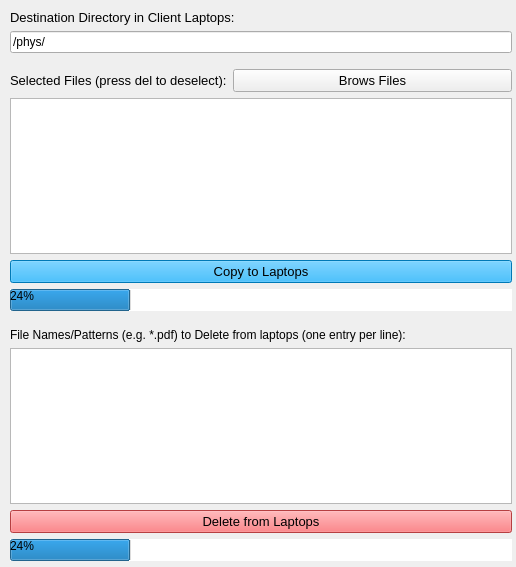
<?xml version="1.0" encoding="UTF-8"?>
<ui version="4.0">
 <class>Form</class>
 <widget class="QWidget" name="Form">
  <property name="geometry">
   <rect>
    <x>0</x>
    <y>0</y>
    <width>516</width>
    <height>567</height>
   </rect>
  </property>
  <property name="windowTitle">
   <string>Form</string>
  </property>
  <property name="styleSheet">
   <string notr="true">border-color: rgb(0, 0, 0);</string>
  </property>
  <widget class="QWidget" name="formLayoutWidget">
   <property name="geometry">
    <rect>
     <x>10</x>
     <y>10</y>
     <width>502</width>
     <height>551</height>
    </rect>
   </property>
   <layout class="QFormLayout" name="formLayout">
    <item row="0" column="0" colspan="2">
     <widget class="QLabel" name="label">
      <property name="font">
       <font>
        <pointsize>10</pointsize>
       </font>
      </property>
      <property name="text">
       <string>Destination Directory in Client Laptops:</string>
      </property>
     </widget>
    </item>
    <item row="1" column="0" colspan="2">
     <widget class="QLineEdit" name="lineEdit_destination_input">
      <property name="text">
       <string>/phys/</string>
      </property>
     </widget>
    </item>
    <item row="2" column="1">
     <spacer name="verticalSpacer">
      <property name="orientation">
       <enum>Qt::Vertical</enum>
      </property>
      <property name="sizeHint" stdset="0">
       <size>
        <width>20</width>
        <height>40</height>
       </size>
      </property>
     </spacer>
    </item>
    <item row="3" column="0">
     <widget class="QLabel" name="label_2">
      <property name="font">
       <font>
        <pointsize>10</pointsize>
       </font>
      </property>
      <property name="text">
       <string>Selected Files (press del to deselect):</string>
      </property>
     </widget>
    </item>
    <item row="3" column="1">
     <widget class="QPushButton" name="pushButton_browse">
      <property name="font">
       <font>
        <pointsize>10</pointsize>
       </font>
      </property>
      <property name="text">
       <string>Brows Files</string>
      </property>
     </widget>
    </item>
    <item row="4" column="0" colspan="2">
     <widget class="QListWidget" name="listWidget_selected_files_list"/>
    </item>
    <item row="5" column="0" colspan="2">
     <widget class="QPushButton" name="pushButton_copy">
      <property name="font">
       <font>
        <pointsize>10</pointsize>
       </font>
      </property>
      <property name="styleSheet">
       <string notr="true">background-color: rgb(0, 170, 255);</string>
      </property>
      <property name="text">
       <string>Copy to Laptops</string>
      </property>
     </widget>
    </item>
    <item row="6" column="0" colspan="2">
     <widget class="QProgressBar" name="progressBar">
      <property name="value">
       <number>24</number>
      </property>
     </widget>
    </item>
    <item row="7" column="0">
     <spacer name="verticalSpacer_2">
      <property name="orientation">
       <enum>Qt::Vertical</enum>
      </property>
      <property name="sizeHint" stdset="0">
       <size>
        <width>20</width>
        <height>40</height>
       </size>
      </property>
     </spacer>
    </item>
    <item row="8" column="0" colspan="2">
     <widget class="QLabel" name="label_3">
      <property name="font">
       <font>
        <pointsize>9</pointsize>
       </font>
      </property>
      <property name="text">
       <string>File Names/Patterns (e.g. *.pdf) to Delete from laptops (one entry per line):</string>
      </property>
     </widget>
    </item>
    <item row="11" column="0" colspan="2">
     <widget class="QPushButton" name="pushButton_delete">
      <property name="font">
       <font>
        <pointsize>10</pointsize>
       </font>
      </property>
      <property name="styleSheet">
       <string notr="true">background-color: rgb(255, 88, 91);</string>
      </property>
      <property name="text">
       <string>Delete from Laptops</string>
      </property>
     </widget>
    </item>
    <item row="12" column="0" colspan="2">
     <widget class="QProgressBar" name="progressBar_2">
      <property name="value">
       <number>24</number>
      </property>
     </widget>
    </item>
    <item row="10" column="0" colspan="2">
     <widget class="QTextEdit" name="textEdit_delete_input"/>
    </item>
   </layout>
  </widget>
 </widget>
 <resources/>
 <connections/>
</ui>
